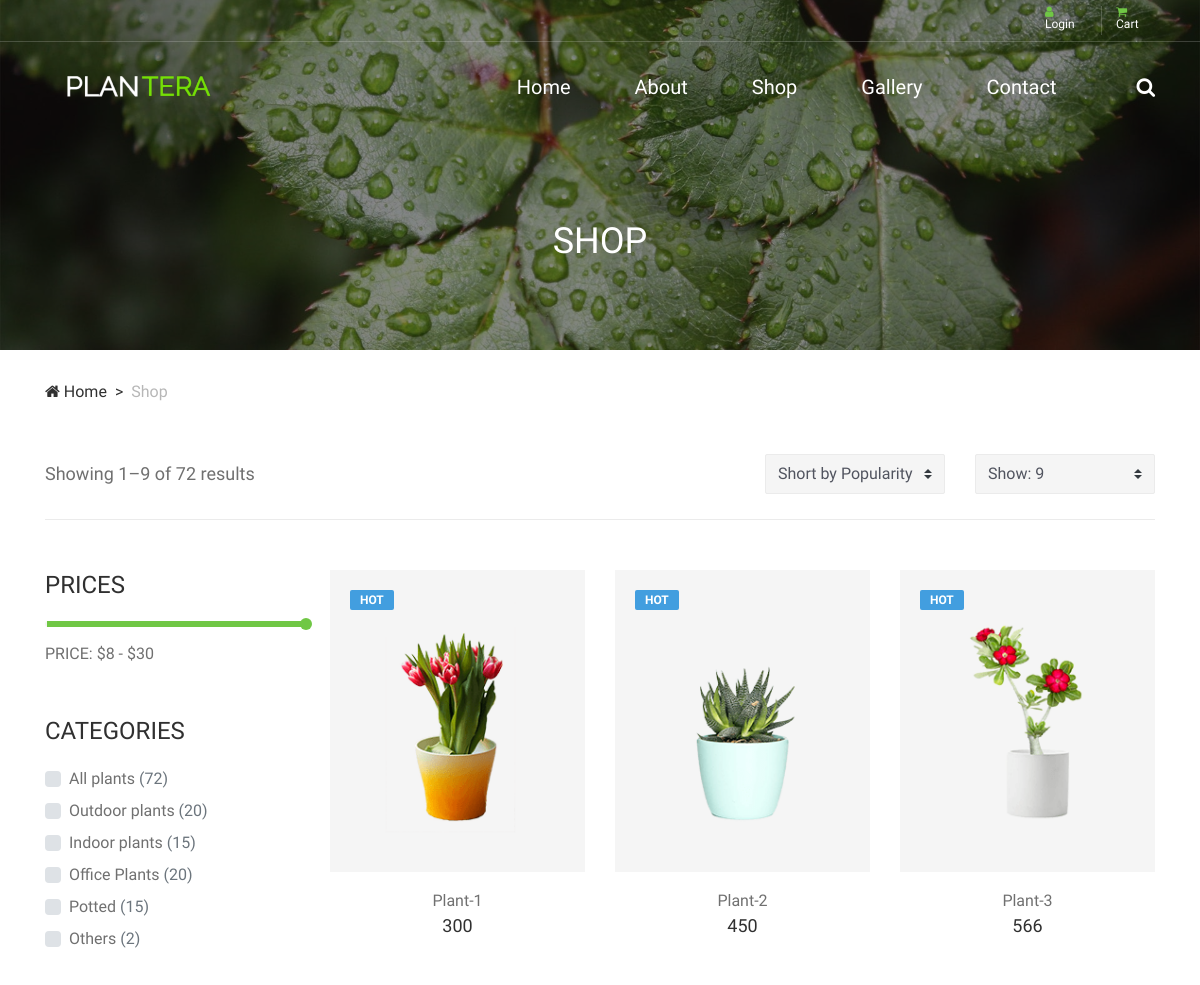
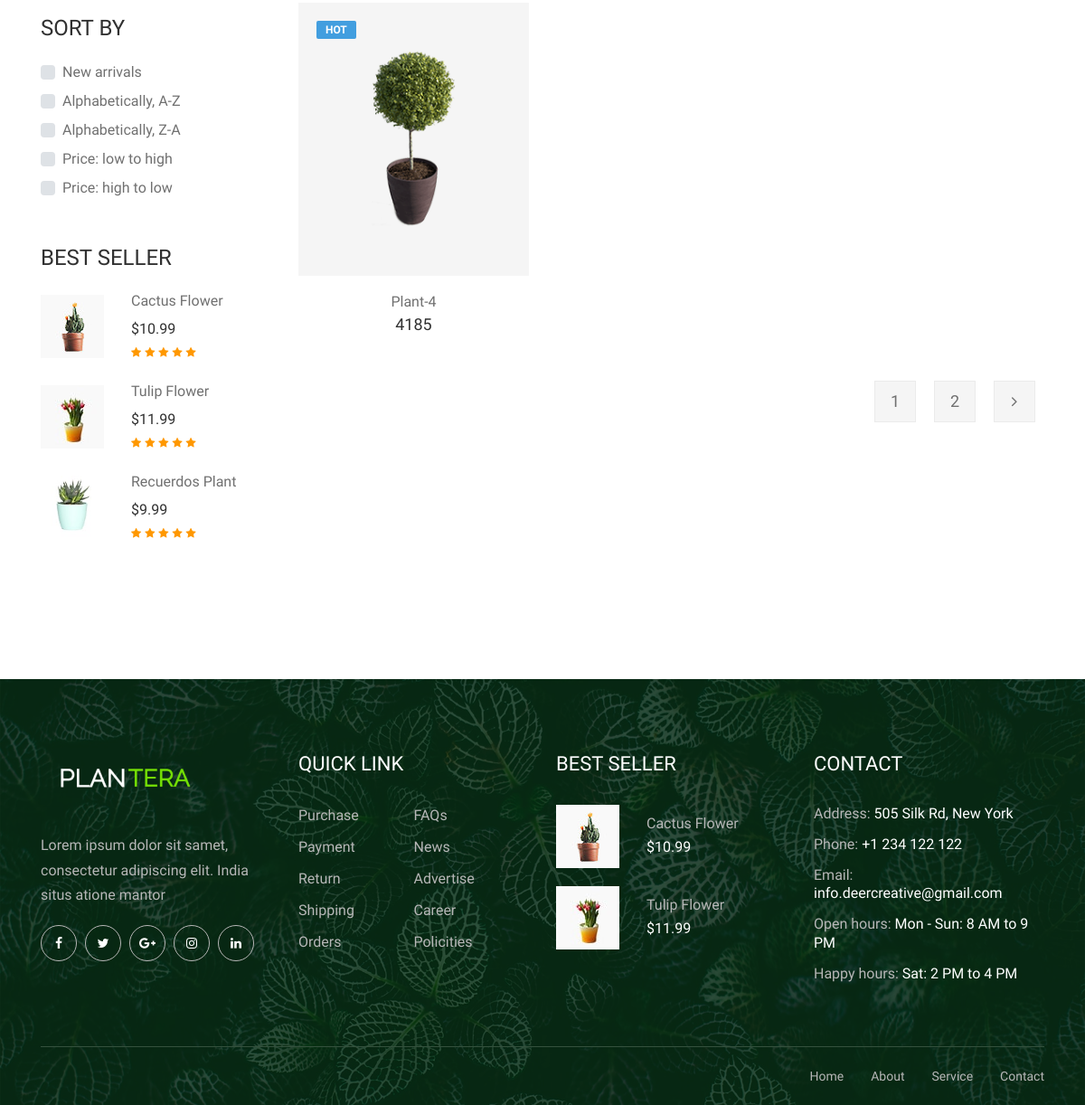
Page /eshop/ on the committed database (2 pictures, top to bottom).
### eshop/models.py (models this page shows, shortened)
class Product(models.Model):
    product_id=models.AutoField
    product_name=models.CharField(max_length=50)
    cartgory=models.CharField(max_length=50,default='')
    subcartgory=models.CharField(max_length=30,default='')
    price= models.IntegerField(default=0)
    decs=models.CharField(max_length=300)
    date=models.DateField()
    image=models.ImageField(upload_to="shop/img",default="")
    timage=models.ImageField(upload_to="shop/img",default="")

### eshop/views.py (the view)
# urls.py: path('eshop/', views.shop, name='shop'),
def shop(request):
    products = Product.objects.all()
    n = len(products)
    proinfo = {'range': range(1, n), 'product': products}
    return render(request,'shop.html',proinfo)

### eshop/templates/shop.html (shortened to what this page needs)
{% extends 'basic.html' %}
{% block body %}
{%load static%}
    <div class="breadcrumb-area">
        <div class="top-breadcrumb-area bg-img bg-overlay d-flex align-items-center justify-content-center" style="background-image: url({% static 'img/bg-img/24.jpg'%});">
            <h2>Shop</h2>
        </div>
        <div class="container">
            <div class="row">
                <div class="col-12">
                    <nav aria-label="breadcrumb">
                        <ol class="breadcrumb">
                            <li class="breadcrumb-item"><a href="#"><i class="fa fa-home"></i> Home</a></li>
                            <li class="breadcrumb-item active" aria-current="page">Shop</li>
                        </ol>
                    </nav>
                </div>
            </div>
        </div>
    </div>
    <section class="shop-page section-padding-0-100">
        <div class="container">
            <div class="row">
                <div class="col-12">
                    <div class="shop-sorting-data d-flex flex-wrap align-items-center justify-content-between">
                        <div class="shop-page-count">
                            <p>Showing 1–9 of 72 results</p>
                        </div>
                        <div class="search_by_terms">
                            <form action="#" method="post" class="form-inline">
                                <select class="custom-select widget-title">
                                  <option selected>Short by Popularity</option>
                                </select>
                                <select class="custom-select widget-title">
                                  <option selected>Show: 9</option>
                                </select>
                            </form>
                        </div>
                    </div>
                </div>
            </div>
            <div class="row">
                <div class="col-12 col-md-4 col-lg-3">
                    <div class="shop-sidebar-area">
                        <div class="shop-widget price mb-50">
                            <h4 class="widget-title">Prices</h4>
                            <div class="widget-desc">
                                <div class="slider-range">
                                    <div data-min="8" data-max="30" data-unit="$" class="slider-range-price ui-slider ui-slider-horizontal ui-widget ui-widget-content ui-corner-all" data-value-min="8" data-value-max="30" data-label-result="Price:">
                                        <span class="ui-slider-handle ui-state-default ui-corner-all" tabindex="0"></span>
                                    </div>
                                    <div class="range-price">Price: $8 - $30</div>
                                </div>
                            </div>
                        </div>
                        <div class="shop-widget catagory mb-50">
                            <h4 class="widget-title">Categories</h4>
                            <div class="widget-desc">
                                <div class="custom-control custom-checkbox d-flex align-items-center mb-2">
                                    <label class="custom-control-label" for="customCheck1">All plants <span class="text-muted">(72)</span></label>
                                </div>
                                <div class="custom-control custom-checkbox d-flex align-items-center mb-2">
                                    <label class="custom-control-label" for="customCheck2">Outdoor plants <span class="text-muted">(20)</span></label>
                                </div>
                                <div class="custom-control custom-checkbox d-flex align-items-center mb-2">
                                    <label class="custom-control-label" for="customCheck3">Indoor plants <span class="text-muted">(15)</span></label>
                                </div>
                                <div class="custom-control custom-checkbox d-flex align-items-center mb-2">
                                    <label class="custom-control-label" for="customCheck4">Office Plants <span class="text-muted">(20)</span></label>
                                </div>
                                <div class="custom-control custom-checkbox d-flex align-items-center mb-2">
                                    <label class="custom-control-label" for="customCheck5">Potted <span class="text-muted">(15)</span></label>
                                </div>
                                <div class="custom-control custom-checkbox d-flex align-items-center mb-2">
                                    <label class="custom-control-label" for="customCheck6">Others <span class="text-muted">(2)</span></label>
                                </div>
                            </div>
                        </div>
                        <div class="shop-widget sort-by mb-50">
                            <h4 class="widget-title">Sort by</h4>
                            <div class="widget-desc">
                                <div class="custom-control custom-checkbox d-flex align-items-center mb-2">
                                    <label class="custom-control-label" for="customCheck7">New arrivals</label>
                                </div>
                                <div class="custom-control custom-checkbox d-flex align-items-center mb-2">
                                    <label class="custom-control-label" for="customCheck8">Alphabetically, A-Z</label>
                                </div>
                                <div class="custom-control custom-checkbox d-flex align-items-center mb-2">
                                    <label class="custom-control-label" for="customCheck9">Alphabetically, Z-A</label>
                                </div>
                                <div class="custom-control custom-checkbox d-flex align-items-center mb-2">
                                    <label class="custom-control-label" for="customCheck10">Price: low to high</label>
                                </div>
                                <div class="custom-control custom-checkbox d-flex align-items-center">
                                    <label class="custom-control-label" for="customCheck11">Price: high to low</label>
                                </div>
                            </div>
                        </div>
                        <div class="shop-widget best-seller mb-50">
                            <h4 class="widget-title">Best Seller</h4>
                            <div class="widget-desc">
                                <div class="single-best-seller-product d-flex align-items-center">
                                    <div class="product-thumbnail">
                                        <a href="shop-details.html"><img src="{% static 'img/bg-img/4.jpg'%}" alt=""></a>
                                    </div>
                                    <div class="product-info">
                                        <a href="shop-details.html">Cactus Flower</a>
                                        <p>$10.99</p>
                                        <div class="ratings">
                                            <i class="fa fa-star"></i>
                                            <i class="fa fa-star"></i>
                                            <i class="fa fa-star"></i>
                                            <i class="fa fa-star"></i>
                                            <i class="fa fa-star"></i>
                                        </div>
                                    </div>
                                </div>
                                <div class="single-best-seller-product d-flex align-items-center">
                                    <div class="product-thumbnail">
                                        <a href="shop-details.html"><img src="{% static 'img/bg-img/5.jpg'%}" alt=""></a>
                                    </div>
                                    <div class="product-info">
                                        <a href="shop-details.html">Tulip Flower</a>
                                        <p>$11.99</p>
                                        <div class="ratings">
                                            <i class="fa fa-star"></i>
                                            <i class="fa fa-star"></i>
                                            <i class="fa fa-star"></i>
                                            <i class="fa fa-star"></i>
                                            <i class="fa fa-star"></i>
                                        </div>
                                    </div>
                                </div>
                                <div class="single-best-seller-product d-flex align-items-center">
                                    <div class="product-thumbnail">
                                        <a href="shop-details.html"><img src="{% static 'img/bg-img/34.jpg'%}" alt=""></a>
                                    </div>
                                    <div class="product-info">
                                        <a href="shop-details.html">Recuerdos Plant</a>
                                        <p>$9.99</p>
                                        <div class="ratings">
                                            <i class="fa fa-star"></i>
                                            <i class="fa fa-star"></i>
                                            <i class="fa fa-star"></i>
                                            <i class="fa fa-star"></i>
                                            <i class="fa fa-star"></i>
                                        </div>
                                    </div>
                                </div>
                            </div>
                        </div>
                    </div>
                </div>
                <div class="col-12 col-md-8 col-lg-9">
                    <div class="shop-products-area">
                        <div class="row">
                           {%for i in product%}
                             {% if forloop.counter|divisibleby:1%}
                            <div class="col-12 col-sm-6 col-lg-4">
                                <div class="single-product-area mb-50">
                                    <div class="product-img">
                                        <a href="/shop-details/{{i.id}}"><img src="/media/{{i.image}}" alt=""></a>
                                        <div class="product-tag">
                                            <a href="#">Hot</a>
                                        </div>
                                    </div>
                                    <div class="product-info mt-15 text-center">
                                        <a href="/shop-details/{{i.id}}">
                                            <p>{{i.product_name}}</p>
                                        </a>
                                        <h6>{{i.price}}</h6>
                                    </div>
                                </div>
                            </div>
                        {%endif%}
                        {%endfor%}
                        </div>
                        <nav aria-label="Page navigation">
                            <ul class="pagination">
                                <li class="page-item"><a class="page-link" href="#">1</a></li>
                                <li class="page-item"><a class="page-link" href="#">2</a></li>
                                <li class="page-item"><a class="page-link" href="#"><i class="fa fa-angle-right"></i></a></li>
                            </ul>
                        </nav>
                    </div>
                </div>
            </div>
        </div>
    </section>
{% endblock %}

### eshop/static/css/classy-nav.css (style rules this page uses)
* { margin: 0; padding: 0; }
body { font-family: "Roboto", sans-serif; }
ul, ol { margin: 0; }
ul li, ol li { list-style: none; }
img { height: auto; max-width: 100%; }
.bg-img { background-position: center center; background-size: cover; background-repeat: no-repeat; }
.justify-content-between { -webkit-box-pack: justify; -ms-flex-pack: justify; justify-content: space-between; }
.justify-content-center { -webkit-box-pack: center; -ms-flex-pack: center; justify-content: center; }

### rows in the picture
Product: image (picture), product_name "Plant-1", price "300"
Product: image (picture), product_name "Plant-2", price "450"
Product: image (picture), product_name "Plant-3", price "566"
Product: image (picture), product_name "Plant-4", price "4185"
